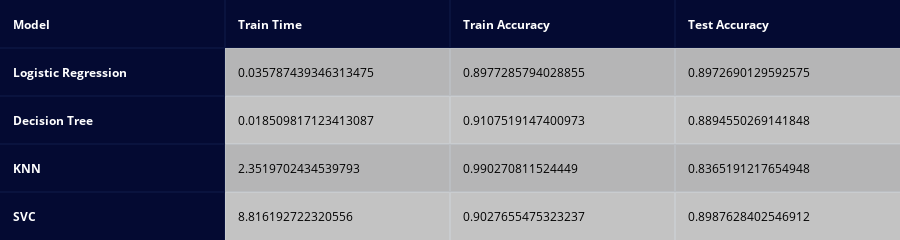

The cell this chart's notebook holds for it:
### Code cell
create_table(df_scores_pipe, index_title='Model',index=True)

### Figure 1 — Plotly figure (JSON) as saved in the notebook; plotly's stock layout.template omitted (floating-point values rounded to 4 significant figures)
{"data": [{"colorscale": [[0, "#00083e"], [0.5, "#ededee"], [1, "#ffffff"]], "hoverinfo": "none", "opacity": 0.75, "showscale": false, "type": "heatmap", "z": [[0, 0, 0, 0], [0, 0.5, 0.5, 0.5], [0, 1, 1, 1], [0, 0.5, 0.5, 0.5], [0, 1, 1, 1]]}], "layout": {"annotations": [{"align": "left", "font": {"color": "#ffffff"}, "showarrow": false, "text": "<b>Model</b>", "x": -0.45, "xanchor": "left", "xref": "x", "y": 0, "yref": "y"}, {"align": "left", "font": {"color": "#ffffff"}, "showarrow": false, "text": "<b>Train Time</b>", "x": 0.55, "xanchor": "left", "xref": "x", "y": 0, "yref": "y"}, {"align": "left", "font": {"color": "#ffffff"}, "showarrow": false, "text": "<b>Train Accuracy</b>", "x": 1.55, "xanchor": "left", "xref": "x", "y": 0, "yref": "y"}, {"align": "left", "font": {"color": "#ffffff"}, "showarrow": false, "text": "<b>Test Accuracy</b>", "x": 2.55, "xanchor": "left", "xref": "x", "y": 0, "yref": "y"}, {"align": "left", "font": {"color": "#ffffff"}, "showarrow": false, "text": "<b>Logistic Regression</b>", "x": -0.45, "xanchor": "left", "xref": "x", "y": 1, "yref": "y"}, {"align": "left", "font": {"color": "#000000"}, "showarrow": false, "text": "0.035787439346313475", "x": 0.55, "xanchor": "left", "xref": "x", "y": 1, "yref": "y"}, {"align": "left", "font": {"color": "#000000"}, "showarrow": false, "text": "0.8977285794028855", "x": 1.55, "xanchor": "left", "xref": "x", "y": 1, "yref": "y"}, {"align": "left", "font": {"color": "#000000"}, "showarrow": false, "text": "0.8972690129592575", "x": 2.55, "xanchor": "left", "xref": "x", "y": 1, "yref": "y"}, {"align": "left", "font": {"color": "#ffffff"}, "showarrow": false, "text": "<b>Decision Tree</b>", "x": -0.45, "xanchor": "left", "xref": "x", "y": 2, "yref": "y"}, {"align": "left", "font": {"color": "#000000"}, "showarrow": false, "text": "0.018509817123413087", "x": 0.55, "xanchor": "left", "xref": "x", "y": 2, "yref": "y"}, {"align": "left", "font": {"color": "#000000"}, "showarrow": false, "text": "0.9107519147400973", "x": 1.55, "xanchor": "left", "xref": "x", "y": 2, "yref": "y"}, {"align": "left", "font": {"color": "#000000"}, "showarrow": false, "text": "0.8894550269141848", "x": 2.55, "xanchor": "left", "xref": "x", "y": 2, "yref": "y"}, {"align": "left", "font": {"color": "#ffffff"}, "showarrow": false, "text": "<b>KNN</b>", "x": -0.45, "xanchor": "left", "xref": "x", "y": 3, "yref": "y"}, {"align": "left", "font": {"color": "#000000"}, "showarrow": false, "text": "2.3519702434539793", "x": 0.55, "xanchor": "left", "xref": "x", "y": 3, "yref": "y"}, {"align": "left", "font": {"color": "#000000"}, "showarrow": false, "text": "0.990270811524449", "x": 1.55, "xanchor": "left", "xref": "x", "y": 3, "yref": "y"}, {"align": "left", "font": {"color": "#000000"}, "showarrow": false, "text": "0.8365191217654948", "x": 2.55, "xanchor": "left", "xref": "x", "y": 3, "yref": "y"}, {"align": "left", "font": {"color": "#ffffff"}, "showarrow": false, "text": "<b>SVC</b>", "x": -0.45, "xanchor": "left", "xref": "x", "y": 4, "yref": "y"}, {"align": "left", "font": {"color": "#000000"}, "showarrow": false, "text": "8.816192722320556", "x": 0.55, "xanchor": "left", "xref": "x", "y": 4, "yref": "y"}, {"align": "left", "font": {"color": "#000000"}, "showarrow": false, "text": "0.9027655475323237", "x": 1.55, "xanchor": "left", "xref": "x", "y": 4, "yref": "y"}, {"align": "left", "font": {"color": "#000000"}, "showarrow": false, "text": "0.8987628402546912", "x": 2.55, "xanchor": "left", "xref": "x", "y": 4, "yref": "y"}], "height": 200, "margin": {"b": 0, "l": 0, "r": 0, "t": 0}, "xaxis": {"dtick": 1, "gridwidth": 2, "showticklabels": false, "tick0": -0.5, "ticks": "", "zeroline": false}, "yaxis": {"autorange": "reversed", "dtick": 1, "gridwidth": 2, "showticklabels": false, "tick0": 0.5, "ticks": "", "zeroline": false}}}
